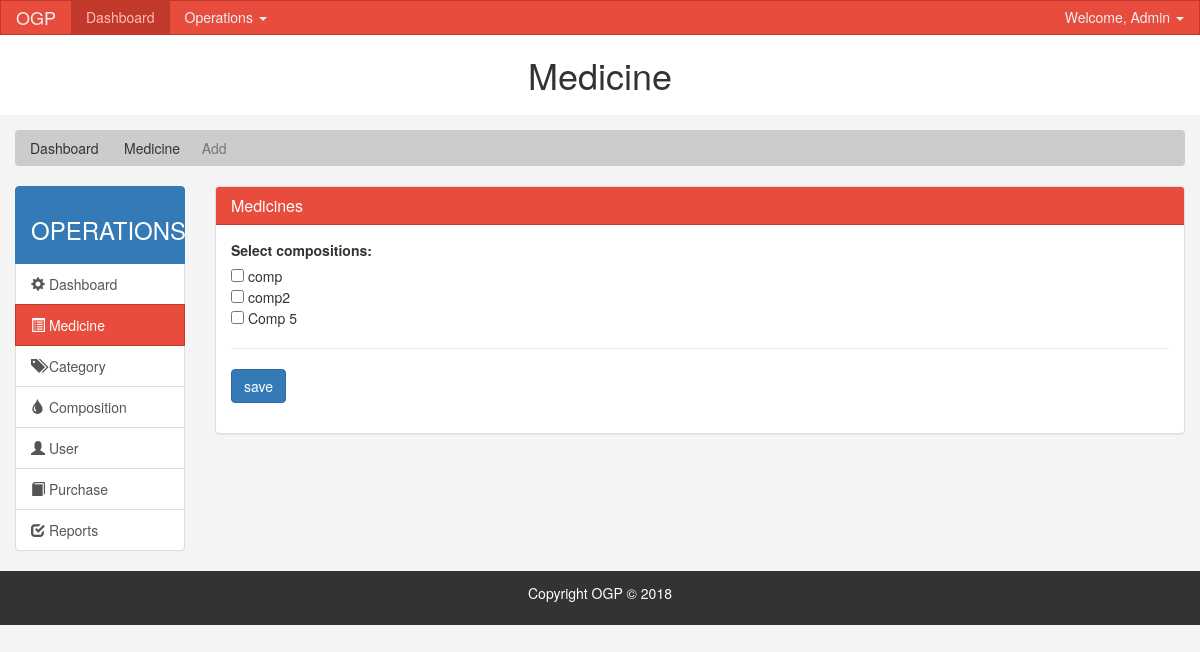
/admin/med_comp.php (signed in), run on an earlier commit of the app's database.
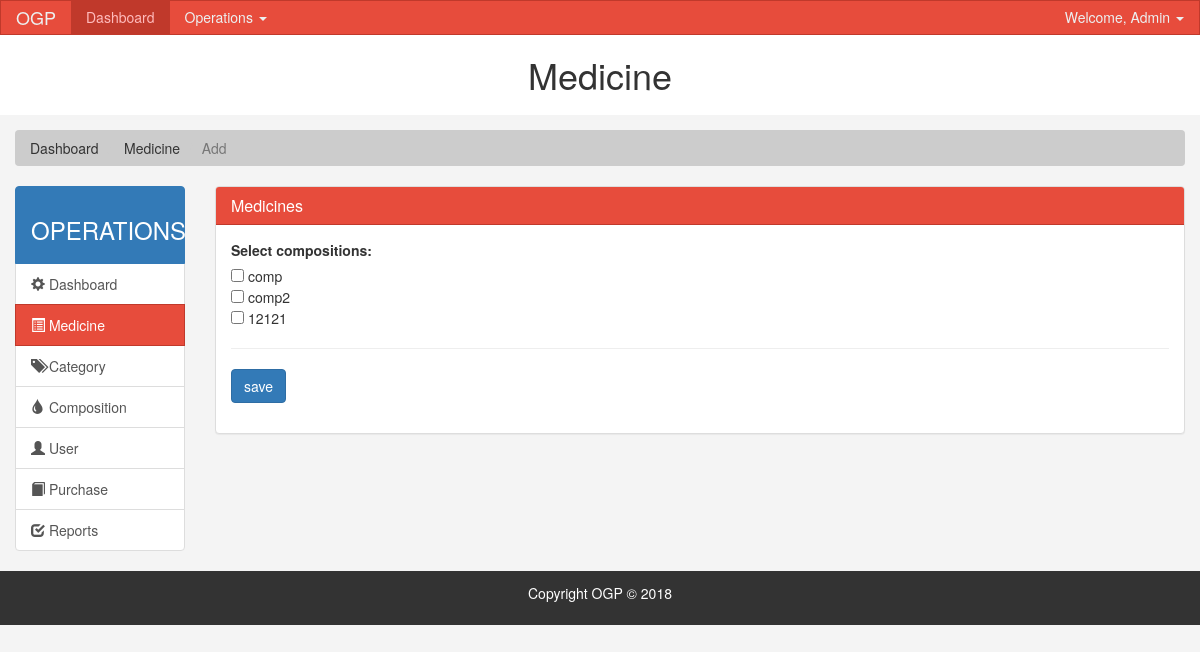
And on a later commit of the database.
### tables this page shows
CREATE TABLE IF NOT EXISTS `composition` (
  `comp_id` int(11) NOT NULL AUTO_INCREMENT,
  `comp_name` varchar(255) NOT NULL,
  `composition` varchar(255) NOT NULL,
  PRIMARY KEY (`comp_id`)
);

### admin/med_comp.php (the view, shortened to what this page needs)
<?php
include "../database/DB.php";
$query = "select * from composition order by comp_id";
$result = $link->query($query);
?>
<!DOCTYPE html>
<html lang="en">
  <head>
    <link rel="stylesheet" href="css/bootstrap.min.css">
    <link href="style.css" rel="stylesheet">
  </head>
  <body>
  <?php include 'nav.php'; ?>
    <header id="header">
      <div class="container-fluid">
        <div class="row">
            <h1 class="text-center display-4">Medicine</h1>
        </div>
      </div>
    </header>
    <section id="breadcrumb">
      <div class="container-fluid">
        <ol class="breadcrumb">
          <li >Dashboard</li>
          <li > Medicine</li>
          <li class="active">Add</li>
        </ol>
      </div>
    </section>
    <section id="main">
      <div class="container-fluid">
        <div class="row">
          <div class="col-md-2">
            <div class="list-group">
              <li class="list-group-item active">
                 <h3 class="text-center">OPERATIONS</h3>
              </li>
              <a href="index.php" class="list-group-item">
                <span class="glyphicon glyphicon-cog" aria-hidden="true"></span> Dashboard
              </a>
              <a href="med_home.php" class="list-group-item active main-color-bg"><span class="glyphicon glyphicon-list-alt" aria-hidden="true"></span> Medicine </a>
              <a href="cat_home.php" class="list-group-item"><span class="glyphicon glyphicon-tags" aria-hidden="true"></span> Category </a>
              <a href="comp_home.php" class="list-group-item"><span class="glyphicon glyphicon-tint" aria-hidden="true"></span> Composition </a>
              <a href="user_home.php" class="list-group-item"><span class="glyphicon glyphicon-user" aria-hidden="true"></span> User </a>
              <a href="purchase.php" class="list-group-item"><span class="glyphicon glyphicon-book" aria-hidden="true"></span> Purchase </a>
              <a href="report.php" class="list-group-item"><span class="glyphicon glyphicon-check" aria-hidden="true"></span> Reports </a>
            </div>
          </div>
          <div class="col-md-10">
            <div class="panel panel-default">
              <div class="panel-heading main-color-bg">
                <h3 class="panel-title">Medicines</h3>
              </div>
              <div class="panel-body">
                <form class="form-group" action="med_compprs.php" method="post">
                  <label for="Composition">Select compositions:</label> <br>
                  <?php
                  while($row = mysqli_fetch_row($result))
                  {
                  ?>
                  <input type="checkbox" name="comp[]" value="<?php echo $row['0']; ?>"> <?php echo $row['1']; ?> <br>
                <?php } ?>
                <hr>
                <input type="submit" class="btn btn-primary" name="submit" value="save">
                </form>
              </div>
              </div>
                </div>
              </div>
          </div>
    </section>
    <footer id="footer">
      <p>Copyright OGP &copy; 2018</p>
    </footer>
  </body>
</html>

What changed in the data, as far as the page shows it:
removed composition: comp_name "Comp 5"
added composition: comp_name "12121"
